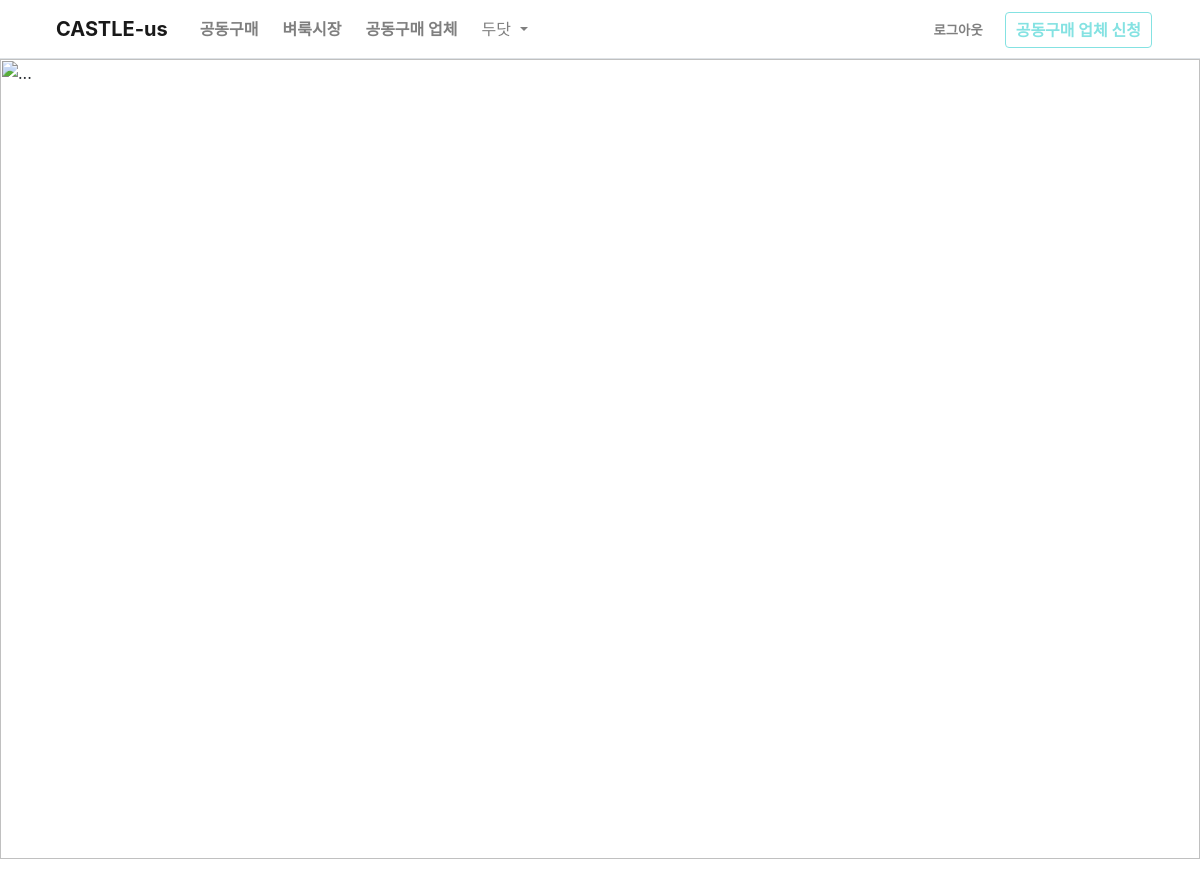
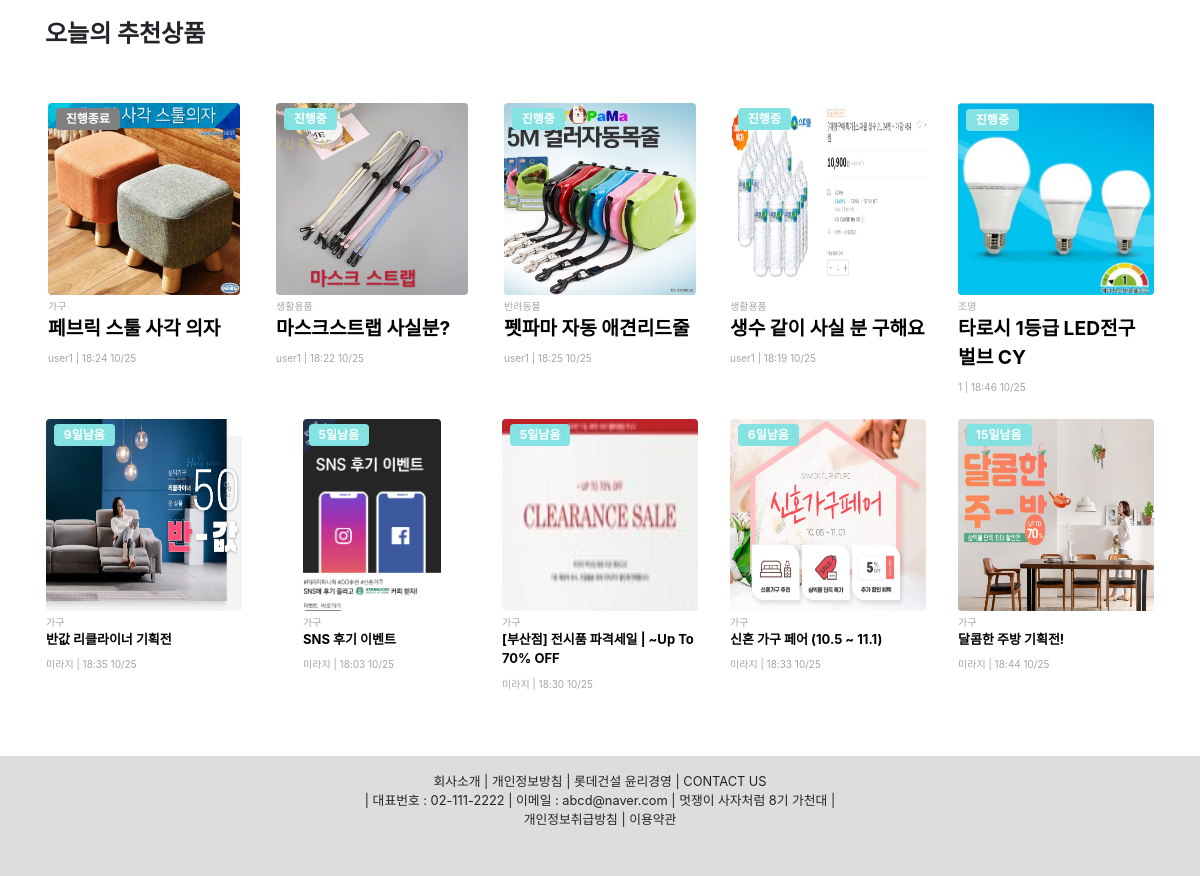
Page /main (signed in) on the committed database (2 pictures, top to bottom).
### app/models.py (models this page shows)
class Company(models.Model):
    user_id = models.IntegerField()
    name = models.CharField(max_length=100)
    phone = models.IntegerField()
    img = models.ImageField(upload_to='images/', null=True)
    contents = models.TextField()

class Group_buying(models.Model):
    title = models.TextField()
    img = models.ImageField(upload_to='images/', null=True)
    proceeding = models.IntegerField()
    contents = RichTextUploadingField(blank=True, null=True)
    date = models.DateTimeField(auto_now_add=True)
    writer = models.IntegerField()
    category = models.IntegerField()
    apartment = models.CharField(max_length=100)

class User_info(models.Model):
   user_id = models.IntegerField()
   nickname = models.CharField(max_length=100)
   apartment = models.CharField(max_length=100)
   address = models.CharField(max_length=100)
   phone = models.IntegerField()

class Company_buying(models.Model):
    company_id = models.IntegerField()
    contract = models.IntegerField()
    title = models.CharField(max_length=200)
    main_img = models.ImageField(upload_to='images/')
    detail_img1 = models.ImageField(upload_to='images/', null=True)
    detail_img2 = models.ImageField(upload_to='images/', null=True)
    contents = models.TextField()
    category = models.IntegerField()
    apartment = models.CharField(max_length=100)
    finish_date = models.DateField(blank=True, null=True)
    date = models.DateTimeField(auto_now_add=True)

### app/views.py (the view)
# urls.py: path('main',app.views.main, name='main'),
def main(request):
    user_pk = request.session.get('user')
    now = datetime.now()
    company = Company.objects.all()
    if user_pk:
        user = get_object_or_404(User, id = user_pk)
        user_info = User_info.objects.all()
        if user.first_name == '사업자':
            apartment = get_object_or_404(Company, user_id = user_pk)
            apartment = apartment.name
        else:
            apartment = get_object_or_404(User_info, user_id = user_pk)
            apartment = apartment.apartment
        group_buying = Group_buying.objects.all()
        num=[]
        for i in group_buying:
            num+=[i.id]
        randomNum = random.sample(num , 5)
        randomObjList=[]
        for i in randomNum:
            randomObjList += Group_buying.objects.filter(id=i)
        company_buying = Company_buying.objects.all()
        num=[]
        for i in company_buying:
            num+=[i.id]
        randomNum1 = random.sample(num , 5)
        randomObjList1=[]
        for i in randomNum1:
            randomObjList1.append(list(Company_buying.objects.filter(id=i)))
        year = []
        for i in randomObjList1:
            year.append(i[0].finish_date.year)
        month = []
        for i in randomObjList1:
            month.append(i[0].finish_date.month)
        day = []
        for i in randomObjList1:
            day.append(i[0].finish_date.day)
        d_day = {}
        for i in range(len(year)):
            d_day[i]=int(relativedelta(datetime(year[i], month[i], day[i]), now).days)
        for i in range(len(year)):
            randomObjList1[i] += [d_day[i]]
        num = [0, 1]
        return render(request, 'main.html',  {'num': num, 'd_day': d_day,'company': company, 'date': date, 'user_info': user_info, 'group_buying': randomObjList,'company_buying':randomObjList1, 'apartment':apartment})
    else:
        return redirect('/')

### app/templates/main.html (shortened to what this page needs)
{% extends 'base.html' %}
{% block contents %}
{% load static %}
<head>
</head>
<body>
    <div id="carouselExampleIndicators" class="carousel slide" data-ride="carousel">
        <ol class="carousel-indicators">
          <li data-target="#carouselExampleIndicators" data-slide-to="0" class="active"></li>
          <li data-target="#carouselExampleIndicators" data-slide-to="1"></li>
          <li data-target="#carouselExampleIndicators" data-slide-to="2"></li>
          <li data-target="#carouselExampleIndicators" data-slide-to="3"></li>
          <li data-target="#carouselExampleIndicators" data-slide-to="4"></li>
          <li data-target="#carouselExampleIndicators" data-slide-to="5"></li>
        </ol>
        <div class="carousel-inner">
          <div class="carousel-item active">
            <img src="http://www.lottecastle.co.kr/imgViewer.do?fpath=CM0007&fnm=2020062635784391593157249023.jpg" class="d-block w-100" alt="...">
          </div>
        </div>
      </div>
      <div class="container" style="margin-top:2rem">
        <div style="font-weight: bold; font-size: 1.5rem; margin-bottom: 1.7rem">오늘의 추천상품</div>
        <div class="row ">
          {% for i in group_buying %}
          <div class="col mt-4 d-flex justify-content-center p-0">
            <a href="/groupPurchase_detail/{{i.id}}" style="text-decoration: none;">
              <div class="card ml-3 mr-3 border-0 justify-content-center m-0">
                <div class="jb-wrap">
                  <img
                  src="media/{{i.img}}"
                  class="card-img-top FFVAD rounded" alt="..." style="height: 12rem;">
                  {%if i.proceeding == 1 %}
                  <span class="badge jb-text  text-white">진행중</span>
                  {% else %}
                  <span class="badge jb-text1  text-white">진행종료</span>
                  {% endif %}
              </div>
                <div class="card-body p-0 pt-1">
                  {% if i.category == 1 %}
                  <p class="m-0 product_kind ">가구</p>
                  {% elif i.category == 2 %}
                  <p class="m-0 product_kind ">침구</p>
                  {% elif i.category == 3 %}
                  <p class="m-0 product_kind ">패브릭</p>
                  {% elif i.category == 4 %}
                  <p class="m-0 product_kind ">조명</p>
                  {% elif i.category == 5 %}
                  <p class="m-0 product_kind ">홈데코</p>
                  {% elif i.category == 6 %}
                  <p class="m-0 product_kind ">가전</p>
                  {% elif i.category == 7 %}
                  <p class="m-0 product_kind ">수납/정리</p>
                  {% elif i.category == 8 %}
                  <p class="m-0 product_kind ">생활용품</p>
                  {% elif i.category == 9 %}
                  <p class="m-0 product_kind ">주방</p>
                  {% elif i.category == 10 %}
                  <p class="m-0 product_kind ">DIY/공부</p>
                  {% elif i.category == 11 %}
                  <p class="m-0 product_kind ">인테리어시공</p>
                  {% elif i.category == 12 %}
                  <p class="m-0 product_kind ">반려동물</p>
                  {% endif %}
                  <p class="m-0 company_product_title" style="font-size: 1.2rem">{{i.title}}</p>
                  {%for j in user_info.all%}
                    {%if i.writer == j.user_id%}
                    <p class="m-0 product_kind mt-2"><span>{{j.nickname}}</span>
                    {%endif%}
                  {%endfor%}
                    | <span>{{i.date | date:'H:i m/d'}}</span></p>
                </div>
            </div>
            </a>
          </div>
          {% endfor %}
        </div>
      </div>
      <div class="container">
        <div class="row ">
          {% for i in company_buying %}
          <div class="col mt-4 d-flex justify-content-center p-0">
            <a href="/company_detail/{{i.0.id}}" style="text-decoration: none;">
              <div class="card ml-3 mr-3 border-0 justify-content-center m-0">
                <div class="jb-wrap">
                  <img
                  src="media/{{i.0.main_img}}"
                  class="card-img-top FFVAD rounded" alt="..." style="height: 12rem;">
                {%if i.1 < 0 %}
                <span class="badge jb-text  text-white" style="background-color: gray; padding:0.32rem .6rem">진행종료</span>
                {%else%}
                <span class="badge jb-text  text-white">{{i.1}}일남음</span>
                {%endif%}
              </div>
                <div class="card-body p-0 pt-1">
                  {% if i.0.category == 1 %}
                  <p class="m-0 product_kind ">가구</p>
                  {% elif i.0.category == 2 %}
                  <p class="m-0 product_kind ">침구</p>
                  {% elif i.0.category == 3 %}
                  <p class="m-0 product_kind ">패브릭</p>
                  {% elif i.0.category == 4 %}
                  <p class="m-0 product_kind ">조명</p>
                  {% elif i.0.category == 5 %}
                  <p class="m-0 product_kind ">홈데코</p>
                  {% elif i.0.category == 6 %}
                  <p class="m-0 product_kind ">가전</p>
                  {% elif i.0.category == 7 %}
                  <p class="m-0 product_kind ">수납/정리</p>
                  {% elif i.0.category == 8 %}
                  <p class="m-0 product_kind ">생활용품</p>
                  {% elif i.0.category == 9 %}
                  <p class="m-0 product_kind ">주방</p>
                  {% elif i.0.category == 10 %}
                  <p class="m-0 product_kind ">DIY/공부</p>
                  {% elif i.0.category == 11 %}
                  <p class="m-0 product_kind ">인테리어시공</p>
                  {% elif i.0.category == 12 %}
                  <p class="m-0 product_kind ">반려동물</p>
                  {% endif %}
                  <p class="m-0 company_product_title" >{{i.0.title}}</p>
                  <p class="m-0 product_kind mt-2">
                  {%for k in company%}
                    {%if k.user_id == i.0.company_id%}
                    <span>{{k.name}}</span>
                      {%endif%}
                  {%endfor%}
                    | <span>{{i.0.date | date:'H:i m/d'}}</span></p>
                </div>
            </div>
            </a>
          </div>
          {% endfor %}
        </div>
      </div>
</body>
{% endblock %}

### app/templates/base.html (shortened to what this page needs)
<head>
    <link rel="stylesheet" href="https://stackpath.bootstrapcdn.com/bootstrap/4.4.1/css/bootstrap.min.css">
</head>
<body>
    <nav class="navbar navbar-expand-lg navbar-light bg-light border-bottom-1 border-bottom p-0" style="background-color:white!important; ">
        <a class="navbar-brand ml-5 pl-2" href="{%url 'main' %}" style="font-weight : bold;"  id="navv">CASTLE-us</a>
        <div class="collapse navbar-collapse" id="navbarSupportedContent">
          <ul class="navbar-nav mr-auto ml-2">
            <li class="nav-item  ">
              <a class="nav-link" href="{%url 'group_board' %}" style="font-weight : bold;"  id="navv">공동구매 <span class="sr-only">(current)</span></a>
            </li>
            <li class="nav-item ml-2">
              <a class="nav-link" href="{%url 'fleaMarket' %}" style="font-weight : bold;" id="navv">벼룩시장</a>
            </li>
            <li class="nav-item ml-2">
                <a class="nav-link" href="{%url 'companyBuying' %}" style="font-weight : bold;" id="navv">공동구매 업체</a>
              </li>
            <li class="nav-item dropdown ml-2">
              <a class="nav-link dropdown-toggle" href="#" id="navbarDropdown" role="button" data-toggle="dropdown" aria-haspopup="true" aria-expanded="false">
                {{apartment}}
              </a>
            </li>
          </ul>
          <ul class="navbar-nav mr-5">
                <li class="nav-item mr-3 mt-3 pt-1">
                  <form id="logout" method="POST" action="{% url 'logout' %}">
                    {% csrf_token %} <input class="bg-white text-black-50 border-0" style="font-weight : bold; font-size:smaller" type="submit" value="로그아웃">
                  </form>
                  </li>
                <li class="nav-item mt-2 pt-1">
                    <button  id="navvv" class="rounded"><a class="nav-link rounded p-1"  href="{%url 'register3' %}" style="color: #84e2e2; font-weight:bold">공동구매 업체 신청</a>
                    </button>
              </li>
          </ul>
        </div>
      </nav>
    {% block contents %}
    {% endblock %}
    <div class="footer text-center pt-3">
      <small>
      회사소개 | 개인정보방침 | 롯데건설 윤리경영 | CONTACT US<br>
      | 대표번호 : 02-111-2222 | 이메일 : abcd@naver.com | 멋쟁이 사자처럼 8기 가천대 |<br>
      개인정보취급방침 | 이용약관
      </small>
  </div>
    </body>

### app/templates/base.html (style rules this page uses)
#navvv { border-color: #84e2e2!important; border : solid 1px; color:#84e2e2!important; background-color: white; }
.footer { bottom:0; width:100%; height:15%; background-color:#ddd; margin-top:4em; display: block; position: relative; }

### app/templates/main.html (style rules this page uses)
.jb-wrap img { width: 100%; }
.jb-text { padding: 5px 10px; background-color: #84E2E2; text-align: center; position: absolute; top: 2%; left: 4%; }
.jb-text1 { padding: 5px 10px; background-color: gray; text-align: center; position: absolute; top: 2%; left: 4%; }
.product_kind { font-size: x-small; color:rgb(165, 165, 165); }
.company_product_title { font-size: small; font-weight: bolder; color: black; }

### rows in the picture
Company: name "두닷"
Group_buying: img (picture), proceeding "진행종료", category "가구", title "페브릭 스툴 사각 의자", date "18:24 10/25"
User_info: nickname "user1"
Group_buying: img (picture), proceeding "진행중", category "생활용품", title "마스크스트랩 사실분?", date "18:22 10/25"
Group_buying: img (picture), proceeding "진행중", category "반려동물", title "펫파마 자동 애견리드줄", date "18:25 10/25"
Group_buying: img (picture), proceeding "진행중", category "생활용품", title "생수 같이 사실 분 구해요", date "18:19 10/25"
Group_buying: img (picture), proceeding "진행중", category "조명", title "타로시 1등급 LED전구 벌브 CY", date "18:46 10/25"
User_info: nickname "1"
Company_buying: main_img (picture), i "9", category "가구", title "반값 리클라이너 기획전", date "18:35 10/25"
Company: name "미라지"
Company_buying: main_img (picture), i "5", category "가구", title "SNS 후기 이벤트", date "18:03 10/25"
Company_buying: main_img (picture), i "5", category "가구", title "[부산점] 전시품 파격세일 | ~Up To 70% OFF", date "18:30 10/25"
Company_buying: main_img (picture), i "6", category "가구", title "신혼 가구 페어 (10.5 ~ 11.1)", date "18:33 10/25"
Company_buying: main_img (picture), i "15", category "가구", title "달콤한 주방 기획전!", date "18:44 10/25"
